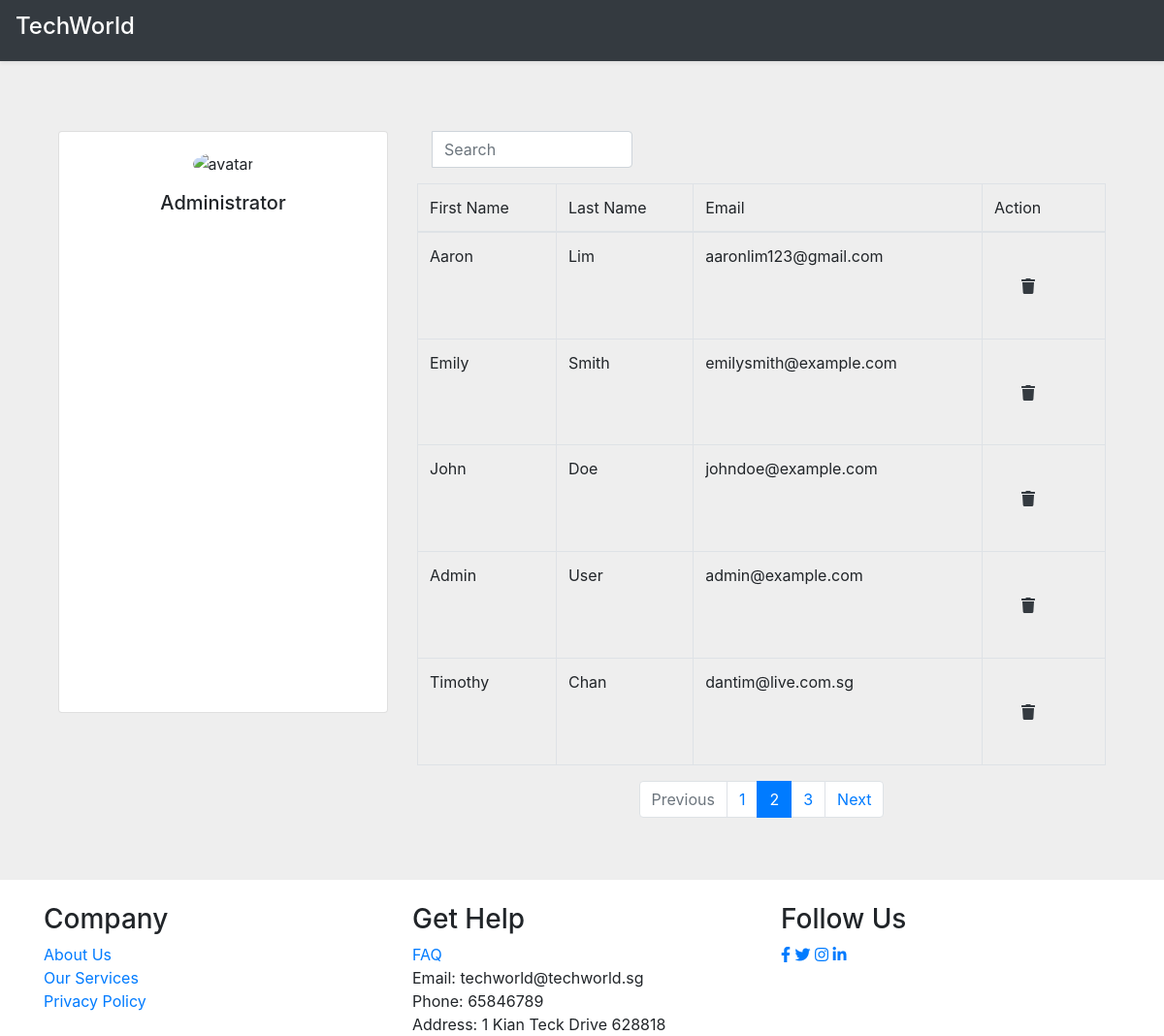
The app's page /administrator (signed in), older data.
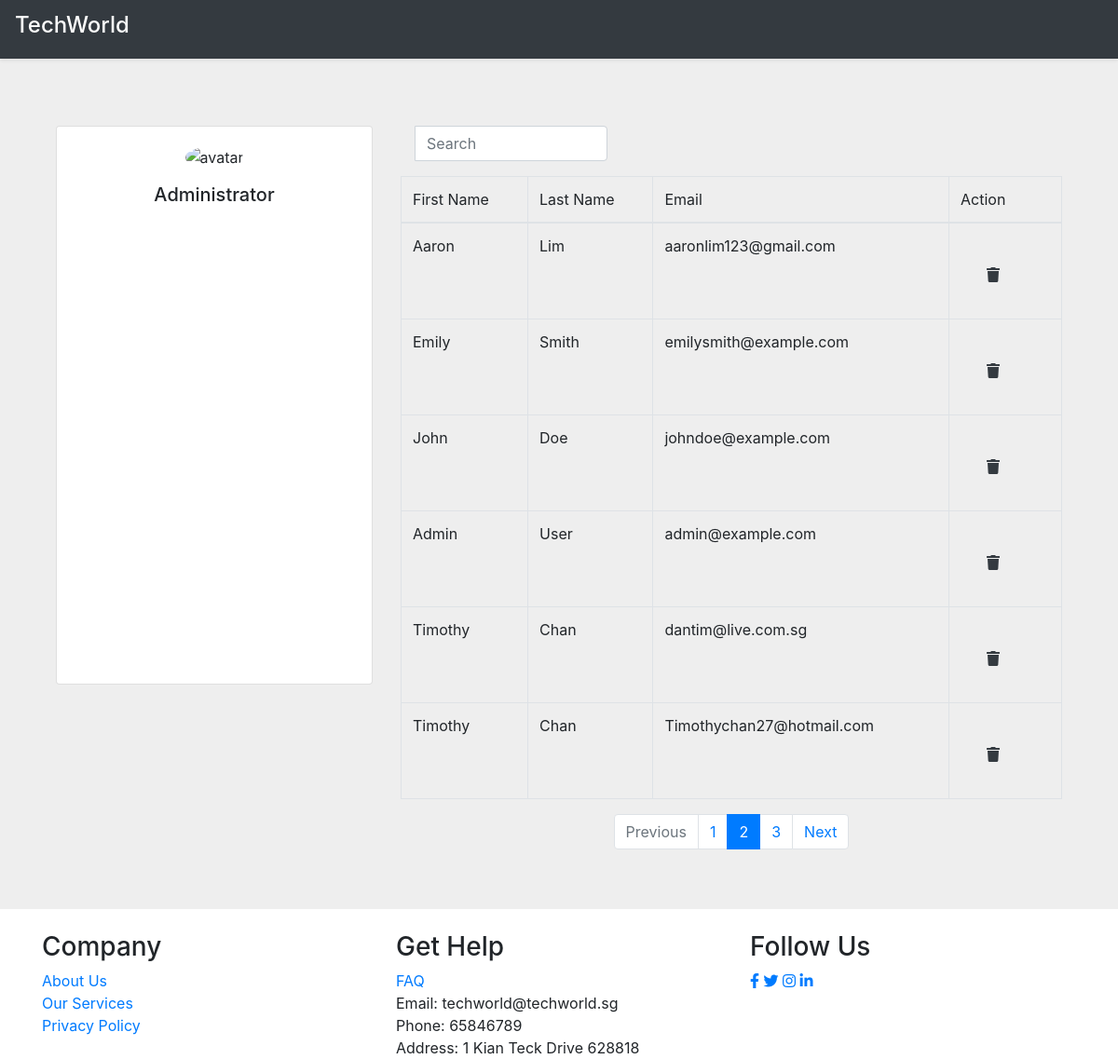
The same page, newer data.
### tables this page shows
CREATE TABLE Accounts (
    account_id INTEGER PRIMARY KEY AUTOINCREMENT,
    userid INTEGER,
    First_name VARCHAR(50) NOT NULL,
    Last_name VARCHAR(50) NOT NULL,
    date_of_birth TEXT NOT NULL, -- Format: YYYY-MM-DD
    gender TEXT, 
    FOREIGN KEY (userid) REFERENCES Users(user_id)
);

CREATE TABLE Users (
    user_id INTEGER PRIMARY KEY AUTOINCREMENT,
    email VARCHAR(50) UNIQUE NOT NULL,
    is_admin TEXT,
    password VARCHAR(50) NOT NULL
);

### app.py (the view)
@app.route("/administrator", methods=['GET'])
def administrator():
    if is_admin():
        conn = get_db_connection()
        query = "SELECT A.account_id, A.First_name, A.Last_name, U.email FROM Accounts A JOIN Users U ON A.userid = U.user_id"
        user = conn.execute(query).fetchall()
        conn.close()
        return render_template("administrator.html", accounts=user)
    else:
        return redirect(url_for('error'))

### app.py (called while the page is built)
def get_db_connection():
    BASE_DIR = os.path.dirname(os.path.abspath(__file__))
    db_path = os.path.join(BASE_DIR, "database.db")
    conn = sqlite3.connect(db_path)
    conn.row_factory = sqlite3.Row
    return conn

def is_admin():
    if 'user_id' in session:
        user_id = session['user_id']
        conn = get_db_connection()
        query = "SELECT is_admin FROM Users WHERE user_id = ?"
        is_admin = conn.execute(query, (user_id,)).fetchone()[0]
        conn.close()
        if is_admin == 'True':
            return True
        else:
            return False
    else:
        return False

### templates/administrator.html (shortened to what this page needs)
<!doctype html>
<html lang="en">
  <head>
    <link rel="stylesheet" href="https://stackpath.bootstrapcdn.com/bootstrap/4.3.1/css/bootstrap.min.css">
    <link rel="stylesheet" href="https://cdnjs.cloudflare.com/ajax/libs/font-awesome/5.15.4/css/all.min.css">
</head>
  <body>
    <section style="background-color: #eee;">
    <header data-bs-theme="dark">
      <div class="navbar navbar-dark bg-dark shadow-sm">
              <a href="/home" class="navbar-brand d-flex align-items-center">
                  <h4>TechWorld</h4>
              </a>
      </div>
  </header>
    <div class="container py-5">
      <div class="container">
        <div class="row">
            <div class="col-4 mt-4">
              <div class="card mb-4" style="height: 600px">
                <div class="card-body text-center">
                  <img src="https://mdbcdn.b-cdn.net/img/Photos/new-templates/bootstrap-chat/ava3.webp" alt="avatar"
                    class="rounded-circle img-fluid" style="width: 150px;">
                  <h5 class="my-3">Administrator</h5>
                </div>
              </div>
            </div>
            <div class="col-lg-8 mt-4">
                <div class="form-group">
                    <div class="col-md-4 inputGroupContainer">
                    <div class="input-group">
                    <input  name="search" placeholder="Search" class="form-control"  type="text">
                      </div>
                    </div>
                  </div>
                <table class="table table-bordered" style="height: 600px;">
                    <thead>
                      <tr>
                        <th scope="col" style="font-weight:normal">First Name</th>
                        <th scope="col" style="font-weight:normal">Last Name</th>
                        <th scope="col" style="font-weight:normal">Email</th>
                        <th scope="col" style="font-weight:normal">Action</th>
                      </tr>
                    </thead>
                    <tbody>
                    {% for account in accounts %}
                    <div class='adminPost'>
                      <tr>
                        <th scope="row" style="font-weight:normal">{{account['First_name']}}</th>
                        <td>{{account['Last_name']}}</td>
                        <td>{{account['email']}}</td>
                        <td>
                          <div class="col-md-1 text-center">
                            <div class="form-group mt-4">
                              <form method="POST" action="/deleteAccount">
                                <button type="submit" class="btn btn-link delete-skill text-dark" onclick="return confirm('Are you sure you want to delete this account?');">
                                    <i class="fa fa-trash"></i>
                                </button>
                            </form>
                            </div>
                          </div>
                        </td>
                      </tr>
                    </div>
                    {% endfor %}
                    </tbody>
                  </table>
                  <nav aria-label="...">
                    <ul class="pagination justify-content-center">
                      <li class="page-item disabled">
                        <a class="page-link" href="#" tabindex="-1">Previous</a>
                      </li>
                      <li class="page-item"><a class="page-link" href="#">1</a></li>
                      <li class="page-item active">
                        <a class="page-link" href="#">2 <span class="sr-only">(current)</span></a>
                      </li>
                      <li class="page-item"><a class="page-link" href="#">3</a></li>
                      <li class="page-item">
                        <a class="page-link" href="#">Next</a>
                      </li>
                    </ul>
                  </nav>
            </div>
    </div>
</div>
      </section>
      <footer class="footer">
        <div class="container">
            <div class="row mt-4">
                <div class="col">
                    <h3>Company</h3>
                        <li style="list-style: none;"><a href="">About Us</a></li>
                        <li style="list-style: none;"><a href="">Our Services</a></li>
                        <li style="list-style: none;"><a href="">Privacy Policy</a></li>
                </div>
                <div class="col">
                    <h3>Get Help</h3>
                        <li style="list-style: none;"><a href="">FAQ</a></li>
                        <li style="list-style: none;">Email: techworld@techworld.sg</li>
                        <li style="list-style: none;">Phone: 65846789</li>
                        <li style="list-style: none;">Address: 1 Kian Teck Drive 628818</li>
                </div>
                <div class="col">
                    <h3>Follow Us</h3>
                    <div class="social-links">
                        <a href=""><i class="fab fa-facebook-f"></i></a>
                        <a href=""><i class="fab fa-twitter"></i></a>
                        <a href=""><i class="fab fa-instagram"></i></a>
                        <a href=""><i class="fab fa-linkedin-in"></i></a>
                    </div>
                </div>
            </div>
        </div>
      </footer>
  </body>
</html>

Row changes from the older to the newer data that the page shows:
added Accounts: First_name "Timothy", Last_name "Chan", email "Timothychan27@hotmail.com"
